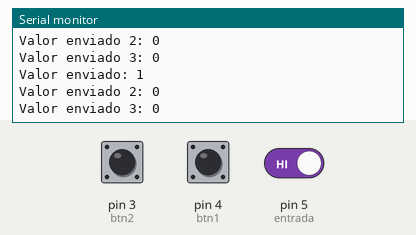
Simulated run of this sketch. Board: Arduino Uno, built with avr-gcc and run on an emulated ATmega328P. Parts: the last lines printed to the serial monitor. Inputs (shaded band) come from the test bench; at power-on: pin 3 (btn2) LOW, pin 4 (btn1) LOW, pin 5 (entrada) HIGH. No radio packets arrive unless stated.

Above: at 2.8 s.
2.9 s: pin 3 (btn2) pulled HIGH for 1.2 s
At 3.8 s:
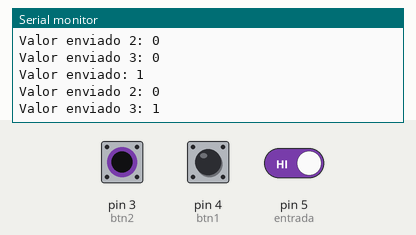
5.6 s: pin 4 (btn1) pulled HIGH for 1.2 s
8.3 s: pin 5 (entrada) driven LOW
9.8 s: pin 3 (btn2) pulled HIGH for 3.2 s
At 10.8 s:
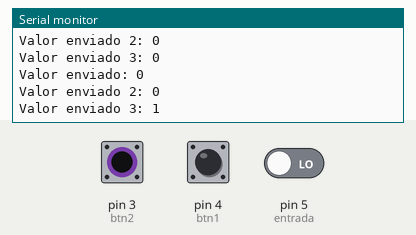

Measured:
- after the input at 2.9 s, the serial monitor: prints a new line after 0.16 s (image 1)
- after the input at 9.8 s, the serial monitor: prints a new line after 0.27 s (image 2)

The sketch:

Codigo_Arduino_Sensor_proyecto_final.ino
```cpp
#include <SPI.h>
#include <nRF24L01.h>
#include <RF24.h>

#define CE 9
#define CSN 10
#define entrada 5
#define btn1 4
#define btn2 3

RF24 radio(CE, CSN);

const byte direccion[6] = "00701";

int dato;
int dato2;
int dato3;

int val1 = 1;
int val2 = 2;
int val3 = 3;

void setup() {

  pinMode(entrada, INPUT);
  pinMode(btn1, INPUT);
  pinMode(btn2, INPUT);

  Serial.begin(9600);

  radio.begin();
  radio.openWritingPipe(direccion);
  radio.setPALevel(RF24_PA_MAX);
  radio.stopListening();

  Serial.println("Transmisor listo");
}

void loop() {

  dato = digitalRead(entrada);   // leer sensor FC-51
  dato2 = digitalRead(btn1);
  dato3 = digitalRead(btn2);


  Serial.print("Valor enviado: ");
  Serial.println(dato);
  Serial.print("Valor enviado 2: ");
  Serial.println(dato2);
  Serial.print("Valor enviado 3: ");
  Serial.println(dato3);


  if (dato == 0) radio.write(&val3, sizeof(val3));
  if (dato2 == 1) radio.write(&val2, sizeof(val2));
  if (dato3 == 1) radio.write(&val1, sizeof(val1));

  dato = 0;
  dato2 = 0;
  dato3 = 0;

  delay(1000);

}
```
